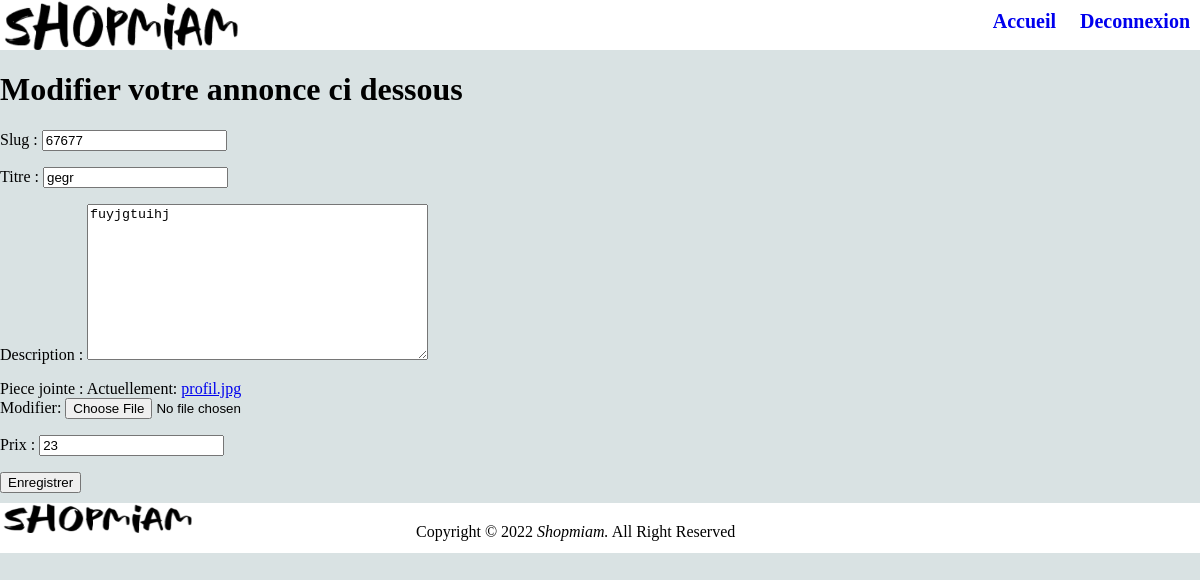
Screenshot of /data/mes_annonces/modifier/67677 (signed in) with the database file from the repository.
### data/models.py (models this page shows, shortened)
class Annonces(models.Model):
    slug = models.CharField(max_length=20, unique=True, default='')
    titre = models.CharField(max_length=20)
    description = models.TextField()
    piece_jointe = models.ImageField()
    prix = models.PositiveIntegerField(default=0)
    date_pub = models.DateTimeField(auto_now_add=True)
    auteur = models.ForeignKey(get_user_model(), on_delete=models.PROTECT, default=2)

### data/views.py (the view)
# urls.py: path('mes_annonces/modifier/<slug:slug_modif_annonce>', modifier_annonce, name='modifier_annonce_name'),
@login_required
def modifier_annonce(request, slug_modif_annonce):
    try:
        annonce = Annonces.objects.get(slug=slug_modif_annonce)
    except Annonces.DoesNotExist:
        return render('index_name')
    if request.method == 'POST':
        form = AnnoncesForm(request.POST, request.FILES, instance=annonce)
        if form.is_valid():
            form.save()
            return redirect('mes_annonces_name')
    else:
        form = AnnoncesForm(instance=annonce)
    return render(request, 'modif_annonce.html', context={'form': form})

### data/annonce_form.py
class AnnoncesForm(ModelForm):
    class Meta:
        model = Annonces
        fields = ['slug', 'titre', 'description', 'piece_jointe', 'prix']

### templates/modif_annonce.html (shortened to what this page needs)
{% extends 'base.html' %}
{% load static %}
{% block content %}
<header>
    <a href="{% url 'index_name' %}"><img class='logo' src="{% static 'shopmiam.png' %}" alt="logo"></a>
    <nav>
        <ul style="list-style:none;">
            <li style="display:inline-block;"><a href="{% url 'index_name' %}">Accueil</a></li>
            {% if user.is_authenticated %}
            <li style="display:inline-block;"><a href="{% url 'logout' %}">Deconnexion</a></li>
            {% endif %}
        </ul>
    </nav>
</header>
<h1> Modifier votre annonce ci dessous</h1>
<form action=""  enctype="multipart/form-data" method="post">
    {{ form.as_p}}
    <button type="submit">Enregistrer</button>
</form>
<footer class="index">
    <img class="footer_logo" src="{% static 'shopmiam.png' %}" alt="logo">
    <span class="footer">Copyright &copy 2022 <i>Shopmiam.</i> All Right Reserved</span>
</footer>
{% endblock  %}

### data/static/data/style.css (style rules this page uses)
body { background-color: #D9E2E3 ; margin: 0 ; padding: 0; min-height: 603px; }
header { background-color: white; height: 50px; margin-bottom: 20px; padding: 0%; position: sticky; top: 0%; }
nav { height: 50px; width: 500px; float: right; }
header a { text-decoration: none; font-size: 20px; font-weight: bold; }
header ul { margin-top: 10px; padding: 0; float: right; }
header li { margin-left: 10px; margin-right: 10px; }
img { max-width : 200px; min-width : 200px; height : 150px; border-radius: 10px; }
.logo { float: left; max-width: 300px; max-height:50px ; }
footer { bottom: 0px; background-color: white; height: 50px; padding: 0; width: 100%; margin-bottom: 0%; margin-top:10px; }
.footer_logo { max-width: 170px; max-height: 30px; float: left; }
span[class="footer"] { position: relative; left: 18%; top:20px; }

### rows the page displays
Annonces: slug "67677", titre "gegr", description "fuyjgtuihj", prix "23"
